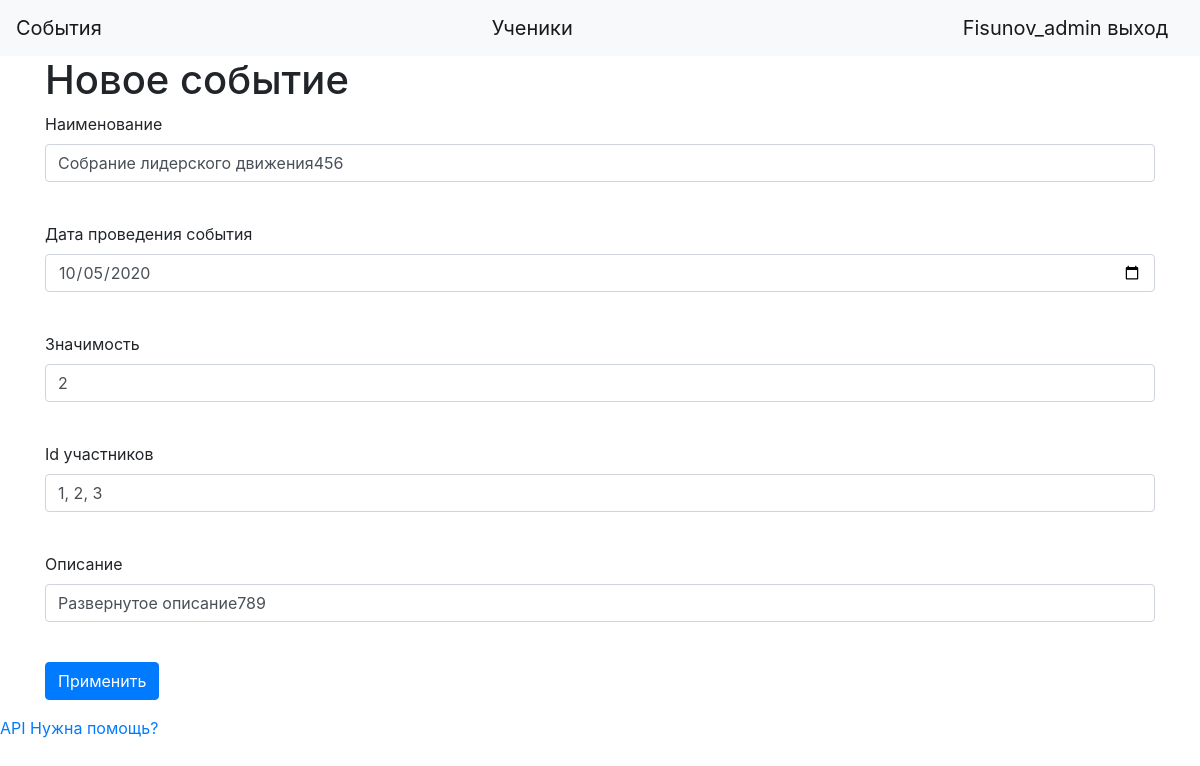
The page /edit_event/1 (signed in) on the database its author committed.
### data/users.py (models this page shows, shortened)
class User(SqlAlchemyBase, UserMixin):
    __tablename__ = 'users'
    id = sqlalchemy.Column(sqlalchemy.Integer, primary_key=True, autoincrement=True)
    name = sqlalchemy.Column(sqlalchemy.String, nullable=True)
    about = sqlalchemy.Column(sqlalchemy.String, nullable=True)
    email = sqlalchemy.Column(sqlalchemy.String, index=True, unique=True, nullable=True)
    role = sqlalchemy.Column(sqlalchemy.Integer)
    hashed_password = sqlalchemy.Column(sqlalchemy.String, nullable=True)
    verified = sqlalchemy.Column(sqlalchemy.Boolean, default=0)
    created_date = sqlalchemy.Column(sqlalchemy.DateTime, default=datetime.datetime.now)

### data/events.py (models this page shows, shortened)
class Events(SqlAlchemyBase, SerializerMixin):
    __tablename__ = 'events'
    id = sqlalchemy.Column(sqlalchemy.Integer, primary_key=True, autoincrement=True)
    event_name = sqlalchemy.Column(sqlalchemy.String)
    event_date = sqlalchemy.Column(sqlalchemy.Date, default="2020-10-10")
    event_add_date = sqlalchemy.Column(sqlalchemy.DateTime, default=datetime.datetime.now)
    author_id = sqlalchemy.Column(sqlalchemy.Integer, sqlalchemy.ForeignKey("users.id"))
    author = orm.relationship('User', foreign_keys="Events.author_id", backref="events")
    value = sqlalchemy.Column(sqlalchemy.Integer, default=1)
    ids = sqlalchemy.Column(sqlalchemy.String, default="[]")
    annotation = sqlalchemy.Column(sqlalchemy.String)

### main.py (the view, shortened to what this page needs)
@app.route('/edit_event/<int:id>', methods=['GET', 'POST'])
@login_required
def edit_event(id):
    form = EventsForm()
    if request.method == "GET":
        db_sess = db_session.create_session()
        events = db_sess.query(Events).filter((Events.id == id),
                                ((Events.author == current_user) | (current_user.id in super_admins_ids))).first()
        if events:
            form.event_name.data = events.event_name
            form.event_date.data = events.event_date
            form.value.data = events.value
            form.ids.data = str(events.ids)[1:-1]
            form.annotation.data = events.annotation
        else:
            abort(404)
    return render_template('events.html', title='Редактирование события', form=form)

### forms/event.py
class EventsForm(FlaskForm):
    event_name = StringField("Наименование", validators=[DataRequired()])
    event_date = DateField("Дата проведения события")
    value = IntegerField("Значимость")
    ids = StringField("Id участников")
    annotation = StringField("Описание")
    submit = SubmitField('Применить')

### data/db_session.py (called while the page is built)
def create_session() -> Session:
    global __factory
    return __factory()

### main.py (called while the page is built)
@login_manager.user_loader
def load_user(user_id):
    db_sess = db_session.create_session()
    return db_sess.query(User).get(user_id)

### templates/events.html (shortened to what this page needs)
{% extends "base.html" %}
{% block content %}
<h1>Новое событие</h1>
<form action="" method="post" enctype="multipart/form-data">
    <p>
        {{ form.event_name.label }}<br>
        {{ form.event_name(class="form-control") }}<br>
    </p>
    <p>
        {{ form.event_date.label }}<br>
        {{ form.event_date(class="form-control") }}<br>
    </p>
    <p>
        {{ form.value.label }}<br>
        {{ form.value(class="form-control") }}<br>
    </p>
    <p>
        {{ form.ids.label }}<br>
        {{ form.ids(class="form-control") }}<br>
    </p>
    <p>
        {{ form.annotation.label }}<br>
        {{ form.annotation(class="form-control") }}<br>
    </p>
    <p>{{ form.submit(type="submit", class="btn btn-primary") }}</p>
</form>
{% endblock %}

### templates/base.html (shortened to what this page needs)
<!doctype html>
<html lang="en">
<head>
    <link rel="stylesheet" href="https://stackpath.bootstrapcdn.com/bootstrap/4.4.1/css/bootstrap.min.css">
</head>
  <body>
    <header>
        <nav class="navbar navbar-light bg-light">
        <a class="navbar-brand" href="/main">События</a>
        <a class="navbar-brand" href="/view_students">Ученики</a>
        {% if current_user.is_authenticated %}
            <a class="navbar-brand" href="/logout">{{ current_user.name }} выход</a>
        {% else %}
            <p>
                <a class="btn btn-primary " href="/register">Зарегистрироваться</a>
                <a class="btn btn-success" href="/login">Войти</a>
            </p>
        {% endif %}
    </nav>
    </header>
    <main role="main" class="container">
        {% block content %}{% endblock %}
    </main>
    <a href="/api">API</a>
    <a href="/support">Нужна помощь?</a>
  </body>
</html>

### rows shown on the page
User: name "Fisunov_admin"
Events: event_name "Собрание лидерского движения456", event_date "10/05/2020", value "2", ids "1, 2, 3", annotation "Развернутое описание789"
